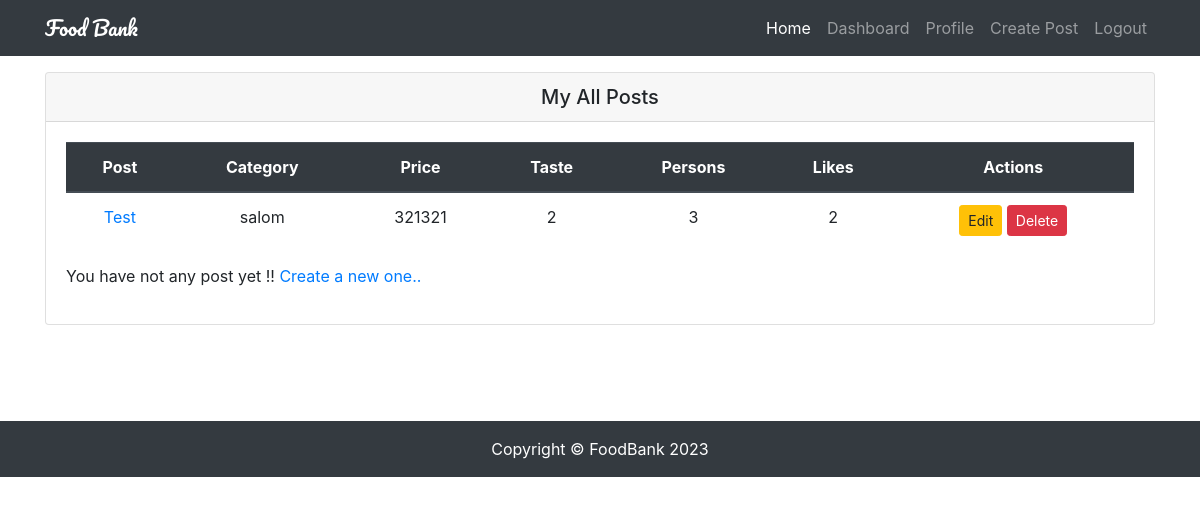
Page /dashboard/myposts/ (signed in) on the committed database.
### restaurants/models.py (models this page shows, shortened)
class Restaurant(models.Model):
    user = models.ForeignKey(User, on_delete=models.CASCADE)
    title = models.CharField(max_length=120)
    image = models.ImageField(upload_to='restaurants/')
    categories = models.CharField(max_length=120)
    location = models.CharField(max_length=120)
    price = models.IntegerField()
    vat = models.PositiveIntegerField(default=0)
    taste = models.PositiveIntegerField(choices=choices)
    persons = models.PositiveIntegerField(choices=choices)
    details = models.TextField()
    slug = models.SlugField(unique=True, blank=True)
    likes = models.ManyToManyField(User, related_name='post_likes', blank=True)
    views = models.IntegerField(default=0, blank=True)
    created_at = models.DateTimeField(auto_now_add=True)
    updated_at = models.DateTimeField(auto_now=True)
    is_active = models.BooleanField(default=True)
    def likes_count(self):
        return self.likes.count()

### restaurants/views.py (the view)
# urls.py: path('dashboard/myposts/', MyPostView.as_view(), name='my_posts'),
class MyPostView(LoginRequiredMixin, ListView):
    template_name = 'restaurants/my_posts.html'
    def get_queryset(self):
        return Restaurant.objects.filter(user=self.request.user)

### restaurants/context_processor.py (called while the page is built)
def categories(request):
    cat_list = []
    all_cat = Restaurant.objects.all()
    for cat in all_cat:
        name_list = cat.categories.split(',')
        for item in name_list:
            cat_list.append(item)
    cat_dict = {'categories': set(cat_list)}
    return cat_dict

def user_liked_posts(request):
    if request.user.is_authenticated:
        posts = Restaurant.objects.filter(likes=request.user.id)
        return {'user_liked_posts': posts}
    else:
        return {'user_liked_posts': None}

def recent_posts(request):
    posts = Restaurant.objects.all().order_by('-created_at')[:5]
    return {'recent_posts': posts}

### templates/restaurants/my_posts.html (shortened to what this page needs)
{% extends 'base.html' %}
{% block content %}
<div class="row my-3 mb-5">
    <div class="col-md-12 mb-5">
        <div class="card">
            <h5 class="card-header text-center">My All Posts</h5>
            <div class="card-body">
                {% if object_list %}
                <table class="table text-center">
                    <thead class="thead-dark">
                        <tr>
                            <th scope="col">Post</th>
                            <th scope="col">Category</th>
                            <th scope="col">Price</th>
                            <th scope="col">Taste</th>
                            <th scope="col">Persons</th>
                            <th scope="col">Likes</th>
                            <th scope="col">Actions</th>
                        </tr>
                    </thead>
                    <tbody>
                        {% for obj in object_list %}
                        <tr>
                            <td><a href="{% url 'detail' obj.slug %}">{{ obj.title }}</a></td>
                            <td>{{ obj.categories }}</td>
                            <td>{{ obj.price }}</td>
                            <td>{{ obj.taste }}</td>
                            <td>{{ obj.persons }}</td>
                            <td>{{ obj.likes_count }}</td>
                            <td>
                                <a class="btn btn-warning btn-sm" href="{% url 'update' obj.slug %}" role="button">Edit</a>
                                <a class="btn btn-danger btn-sm" href="{% url 'delete' obj.slug %}" role="button">Delete</a>
                            </td>
                        </tr>
                        {% endfor %}
                    </tbody>
                </table>
                {% if user.is_superuser %}
                    <p>You have not any post yet !! <a href="{% url 'create' %}">Create a new one..</a></p>
                {% endif %}
                {% else %}
                    <h4 style="color: blue">Welcome, {{ user.username }}</h4>
                {% endif %}
            </div>
        </div>
    </div>
</div>
{% endblock content %}

### static/restaurants/css/style.css (style rules this page uses)
body { padding-top: 56px; }

### rows in the picture
Restaurant: title "Test", categories "salom", price "321321", taste "2", persons "3", likes_count "2"
